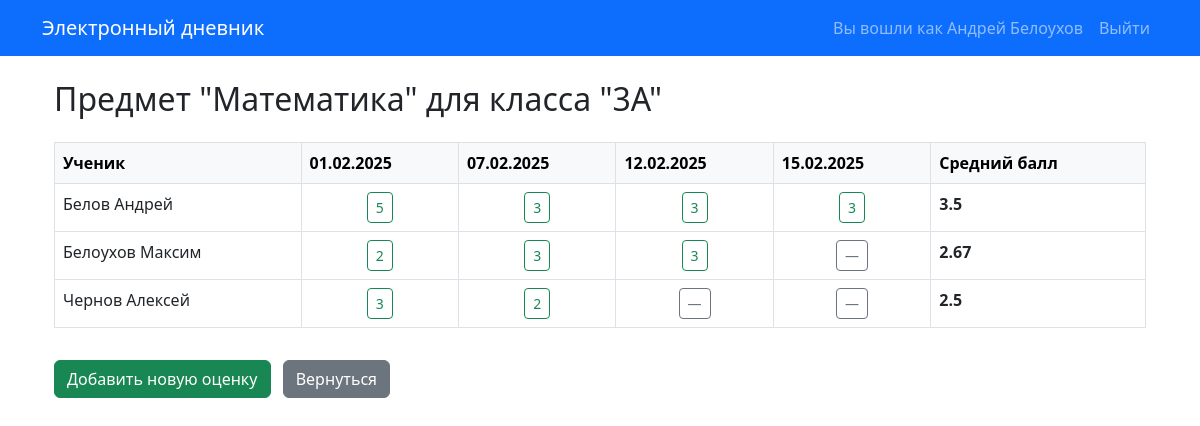
The app's page /subject/1/3А/ (signed in) with its own data.
### diary/models.py (models this page shows, shortened)
class Subject(models.Model):
    name = models.CharField(max_length=100)

class Student(models.Model):
    first_name = models.CharField(max_length=50)
    last_name = models.CharField(max_length=50)
    student_class = models.CharField(max_length=5)
    date_of_birth = models.DateField(null=True, blank=True)

class Grade(models.Model):
    student = models.ForeignKey(
        Student, on_delete=models.CASCADE, related_name="grades"
    )
    teacher = models.ForeignKey(User, on_delete=models.CASCADE)
    subject = models.ForeignKey(Subject, on_delete=models.CASCADE)
    value = models.IntegerField()
    comment = models.TextField(blank=True, null=True)
    date = models.DateField()

### diary/views.py (the view)
class SubjectClassDetailView(LoginRequiredMixin, TemplateView):
    template_name = "diary/subject_class.html"
    def get_context_data(self, **kwargs):
        context = super().get_context_data(**kwargs)
        subject_id = self.kwargs.get("subject_id")
        student_class = self.kwargs.get("student_class")
        teacher = self.request.user
        subject_obj = get_object_or_404(Subject, id=subject_id)
        students = list(
            Student.objects.filter(student_class=student_class).order_by(
                "last_name", "first_name"
            )
        )
        grades_qs = Grade.objects.filter(
            teacher=teacher, subject=subject_obj, student__student_class=student_class
        )
        dates = list(
            grades_qs.values_list("date", flat=True).distinct().order_by("date")
        )
        grade_map = {}
        for grade in grades_qs:
            key = (grade.student.id, grade.date)
            grade_map[key] = grade
        rows = []
        for student in students:
            row = {"student": student, "grades": [], "grade_pairs": [], "average": None}
            sum_grades = 0
            count_grades = 0
            grade_list = []
            for date in dates:
                key = (student.id, date)
                g = grade_map.get(key)
                grade_list.append(g)
                if g:
                    sum_grades += g.value
                    count_grades += 1
            row["grades"] = grade_list
            row["grade_pairs"] = list(zip(dates, grade_list))
            row["average"] = (
                round(sum_grades / count_grades, 2) if count_grades else "-"
            )
            rows.append(row)
        context["subject"] = subject_obj
        context["student_class"] = student_class
        context["dates"] = dates
        context["rows"] = rows
        return context

### diary/templates/diary/subject_class.html
{% extends 'base.html' %}
{% block content %}
<div class="container my-4">
  <h2 class="mb-4">Предмет "{{ subject.name }}" для класса "{{ student_class }}"</h2>
  <div class="table-responsive">
    <table class="table table-bordered table-hover">
      <thead class="table-light">
        <tr>
          <th>Ученик</th>
          {% for d in dates %}
            <th>{{ d|date:"d.m.Y" }}</th>
          {% endfor %}
          <th>Средний балл</th>
        </tr>
      </thead>
      <tbody>
        {% for row in rows %}
        <tr>
          <td>{{ row.student.last_name }} {{ row.student.first_name }}</td>
          {% for date, grade in row.grade_pairs %}
          <td class="text-center">
            {% if grade %}
              <a href="{% url 'grade_edit' pk=grade.id %}" class="btn btn-outline-success btn-sm">{{ grade.value }}</a>
            {% else %}
              <a href="{% url 'grade_create_cell' subject_id=subject.id student_class=student_class student_id=row.student.id grade_date=date %}" class="btn btn-outline-secondary btn-sm">—</a>
            {% endif %}
          </td>
          {% endfor %}
          <td class="fw-bold">{{ row.average }}</td>
        </tr>
        {% endfor %}
      </tbody>
    </table>
  </div>
  <div class="mt-3">
    <a href="{% url 'grade_create_generic' subject_id=subject.id student_class=student_class %}" class="btn btn-success me-2">Добавить новую оценку</a>
    <a href="{% url 'teacher-dashboard' %}" class="btn btn-secondary">Вернуться</a>
  </div>
</div>
{% endblock %}

### diary/templates/base.html (shortened to what this page needs)
<!DOCTYPE html>
<html lang="ru">
<head>
  <link href="https://cdn.jsdelivr.net/npm/bootstrap@5.3.0/dist/css/bootstrap.min.css" rel="stylesheet">
</head>
<body>
  <nav class="navbar navbar-expand-lg navbar-dark bg-primary">
    <div class="container">
      <a class="navbar-brand" href="{% url 'teacher-dashboard' %}">Электронный дневник</a>
      <div class="collapse navbar-collapse" id="navbarContent">
        <ul class="navbar-nav ms-auto mb-2 mb-lg-0">
          {% if user.is_authenticated %}
            <li class="nav-item">
              <span class="nav-link">Вы вошли как {{ user.get_full_name }}</span>
            </li>
            <li class="nav-item">
              <form action="{% url 'logout' %}" method="post" class="d-inline">
                <button type="submit" class="btn btn-link nav-link">Выйти</button>
              </form>
            </li>
          {% else %}
            <li class="nav-item">
              <a class="nav-link" href="{% url 'login' %}">Войти</a>
            </li>
          {% endif %}
        </ul>
      </div>
    </div>
  </nav>
  <div class="container mt-4">
    {% block content %}
    {% endblock %}
  </div>
</body>
</html>

### records on screen
Subject: name "Математика"
Student: student.last_name "Белов", student.first_name "Андрей", average "3.5"
Grade: value "5"
Grade: value "3"
Grade: value "3"
Grade: value "3"
Student: student.last_name "Белоухов", student.first_name "Максим", average "2.67"
Grade: value "2"
Grade: value "3"
Grade: value "3"
Student: student.last_name "Чернов", student.first_name "Алексей", average "2.5"
Grade: value "3"
Grade: value "2"

### other values on screen
{{ user.get_full_name }} "Андрей Белоухов"
{{ student_class }} "3А"
{{ d|date:"d.m.Y" }} "01.02.2025" "07.02.2025" "12.02.2025" "15.02.2025"
